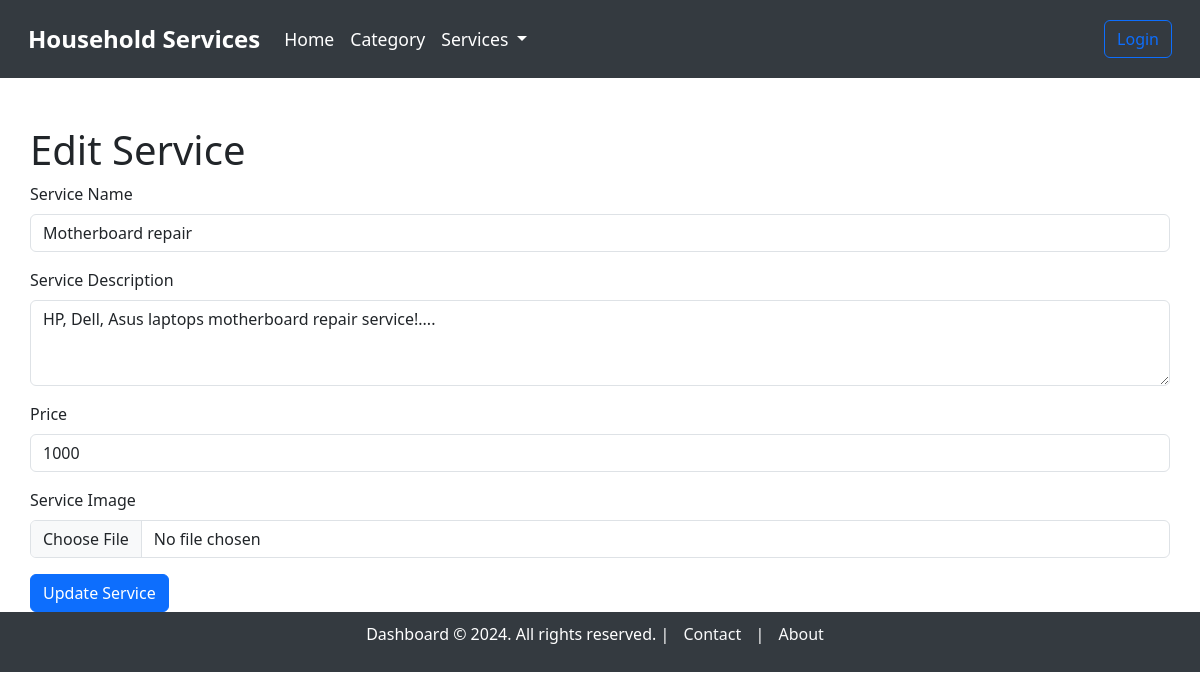
The page /edit_service/1 on the database as committed earlier.
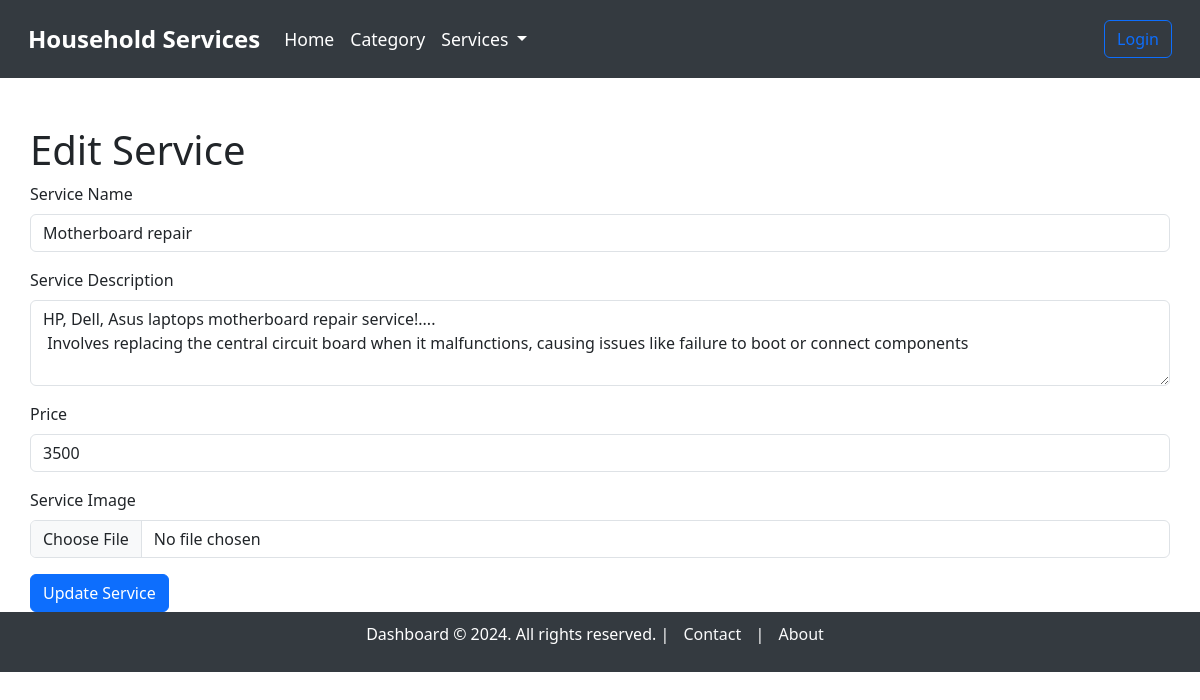
The same page on the database as committed later.
### model.py (models this page shows, shortened)
class Service(db.Model):
    __tablename__ = "service"
    service_id = db.Column(db.Integer, autoincrement=True, primary_key=True)
    category_id = db.Column(db.Integer, db.ForeignKey('category.category_id'), nullable=False)
    service_name = db.Column(db.String, unique=True, nullable=False)
    service_description = db.Column(db.String, nullable=False)
    created_at = db.Column(db.DateTime, default=datetime.utcnow)
    updated_at = db.Column(db.DateTime, default=datetime.utcnow, onupdate=datetime.utcnow)
    price = db.Column(db.Integer)
    image = db.Column(db.String)  # Path to the uploaded image

### main.py (the view, shortened to what this page needs)
@app.route('/edit_service/<int:service_id>', methods=['GET', 'POST'])
def edit_service(service_id):
    service = Service.query.get_or_404(service_id)
    return render_template('service/edit_service.html', service=service)

### templates/service/edit_service.html (shortened to what this page needs)
{% extends 'base_dashboard.html' %}
{% block content %}
<div class="container mt-5">
    <h1>Edit Service</h1>
    <form action="{{ url_for('edit_service', service_id=service.service_id) }}" method="POST" enctype="multipart/form-data">
        <div class="mb-3">
            <label for="service_name" class="form-label">Service Name</label>
            <input type="text" class="form-control" id="service_name" name="service_name" value="{{ service.service_name }}" required>
        </div>
        <div class="mb-3">
            <label for="service_description" class="form-label">Service Description</label>
            <textarea class="form-control" id="service_description" name="service_description" rows="3" required>{{ service.service_description }}</textarea>
        </div>
        <div class="mb-3">
            <label for="price" class="form-label">Price</label>
            <input type="number" class="form-control" id="price" name="price" value="{{ service.price }}" required>
        </div>
        <div class="mb-3">
            <label for="image" class="form-label">Service Image</label>
            <input type="file" class="form-control" id="image" name="image">
        </div>
        <button type="submit" class="btn btn-primary">Update Service</button>
    </form>
</div>
{% endblock %}

Rows that differ between the two databases and show on the page:
changed Service "Motherboard repair": service_description "HP, Dell, Asus laptops motherboard repair service!...." → "…laptops motherboard repair service!.... Involves replacing the central circuit board when it malfunctions, causing issues like failure to boot or connect components"; price "1000" → "3500"
